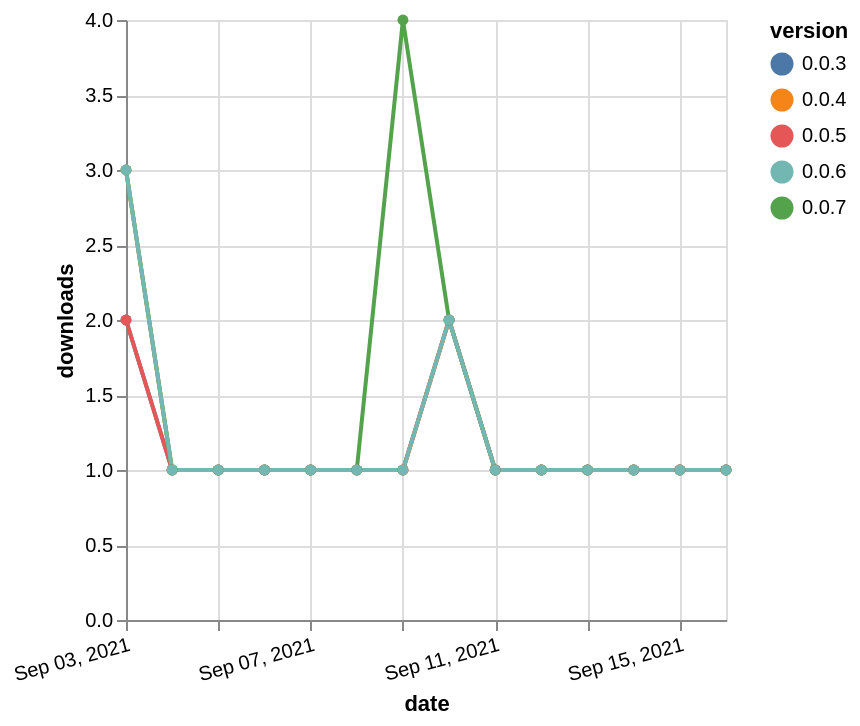

Specify this chart in Vega-Lite:
### Vega-Lite specification from a JSON file in a GitHub repository (floating-point values rounded to 4 significant figures)
{"$schema": "https://vega.github.io/schema/vega-lite/v5.json", "description": "A simple bar chart with embedded data.", "data": {"values": [{"date": "2021-09-03", "total": 134, "delta": 2, "version": "0.0.3"}, {"date": "2021-09-04", "total": 135, "delta": 1, "version": "0.0.3"}, {"date": "2021-09-05", "total": 136, "delta": 1, "version": "0.0.3"}, {"date": "2021-09-06", "total": 137, "delta": 1, "version": "0.0.3"}, {"date": "2021-09-07", "total": 138, "delta": 1, "version": "0.0.3"}, {"date": "2021-09-08", "total": 139, "delta": 1, "version": "0.0.3"}, {"date": "2021-09-09", "total": 140, "delta": 1, "version": "0.0.3"}, {"date": "2021-09-10", "total": 142, "delta": 2, "version": "0.0.3"}, {"date": "2021-09-11", "total": 143, "delta": 1, "version": "0.0.3"}, {"date": "2021-09-12", "total": 144, "delta": 1, "version": "0.0.3"}, {"date": "2021-09-13", "total": 145, "delta": 1, "version": "0.0.3"}, {"date": "2021-09-14", "total": 146, "delta": 1, "version": "0.0.3"}, {"date": "2021-09-15", "total": 147, "delta": 1, "version": "0.0.3"}, {"date": "2021-09-16", "total": 148, "delta": 1, "version": "0.0.3"}, {"date": "2021-09-03", "total": 108, "delta": 2, "version": "0.0.5"}, {"date": "2021-09-04", "total": 109, "delta": 1, "version": "0.0.5"}, {"date": "2021-09-05", "total": 110, "delta": 1, "version": "0.0.5"}, {"date": "2021-09-06", "total": 111, "delta": 1, "version": "0.0.5"}, {"date": "2021-09-07", "total": 112, "delta": 1, "version": "0.0.5"}, {"date": "2021-09-08", "total": 113, "delta": 1, "version": "0.0.5"}, {"date": "2021-09-09", "total": 114, "delta": 1, "version": "0.0.5"}, {"date": "2021-09-10", "total": 116, "delta": 2, "version": "0.0.5"}, {"date": "2021-09-11", "total": 117, "delta": 1, "version": "0.0.5"}, {"date": "2021-09-12", "total": 118, "delta": 1, "version": "0.0.5"}, {"date": "2021-09-13", "total": 119, "delta": 1, "version": "0.0.5"}, {"date": "2021-09-14", "total": 120, "delta": 1, "version": "0.0.5"}, {"date": "2021-09-15", "total": 121, "delta": 1, "version": "0.0.5"}, {"date": "2021-09-16", "total": 122, "delta": 1, "version": "0.0.5"}, {"date": "2021-09-03", "total": 132, "delta": 3, "version": "0.0.4"}, {"date": "2021-09-04", "total": 133, "delta": 1, "version": "0.0.4"}, {"date": "2021-09-05", "total": 134, "delta": 1, "version": "0.0.4"}, {"date": "2021-09-06", "total": 135, "delta": 1, "version": "0.0.4"}, {"date": "2021-09-07", "total": 136, "delta": 1, "version": "0.0.4"}, {"date": "2021-09-08", "total": 137, "delta": 1, "version": "0.0.4"}, {"date": "2021-09-09", "total": 138, "delta": 1, "version": "0.0.4"}, {"date": "2021-09-10", "total": 140, "delta": 2, "version": "0.0.4"}, {"date": "2021-09-11", "total": 141, "delta": 1, "version": "0.0.4"}, {"date": "2021-09-12", "total": 142, "delta": 1, "version": "0.0.4"}, {"date": "2021-09-13", "total": 143, "delta": 1, "version": "0.0.4"}, {"date": "2021-09-14", "total": 144, "delta": 1, "version": "0.0.4"}, {"date": "2021-09-15", "total": 145, "delta": 1, "version": "0.0.4"}, {"date": "2021-09-16", "total": 146, "delta": 1, "version": "0.0.4"}, {"date": "2021-09-03", "total": 83, "delta": 3, "version": "0.0.7"}, {"date": "2021-09-04", "total": 84, "delta": 1, "version": "0.0.7"}, {"date": "2021-09-05", "total": 85, "delta": 1, "version": "0.0.7"}, {"date": "2021-09-06", "total": 86, "delta": 1, "version": "0.0.7"}, {"date": "2021-09-07", "total": 87, "delta": 1, "version": "0.0.7"}, {"date": "2021-09-08", "total": 88, "delta": 1, "version": "0.0.7"}, {"date": "2021-09-09", "total": 92, "delta": 4, "version": "0.0.7"}, {"date": "2021-09-10", "total": 94, "delta": 2, "version": "0.0.7"}, {"date": "2021-09-11", "total": 95, "delta": 1, "version": "0.0.7"}, {"date": "2021-09-12", "total": 96, "delta": 1, "version": "0.0.7"}, {"date": "2021-09-13", "total": 97, "delta": 1, "version": "0.0.7"}, {"date": "2021-09-14", "total": 98, "delta": 1, "version": "0.0.7"}, {"date": "2021-09-15", "total": 99, "delta": 1, "version": "0.0.7"}, {"date": "2021-09-16", "total": 100, "delta": 1, "version": "0.0.7"}, {"date": "2021-09-03", "total": 87, "delta": 3, "version": "0.0.6"}, {"date": "2021-09-04", "total": 88, "delta": 1, "version": "0.0.6"}, {"date": "2021-09-05", "total": 89, "delta": 1, "version": "0.0.6"}, {"date": "2021-09-06", "total": 90, "delta": 1, "version": "0.0.6"}, {"date": "2021-09-07", "total": 91, "delta": 1, "version": "0.0.6"}, {"date": "2021-09-08", "total": 92, "delta": 1, "version": "0.0.6"}, {"date": "2021-09-09", "total": 93, "delta": 1, "version": "0.0.6"}, {"date": "2021-09-10", "total": 95, "delta": 2, "version": "0.0.6"}, {"date": "2021-09-11", "total": 96, "delta": 1, "version": "0.0.6"}, {"date": "2021-09-12", "total": 97, "delta": 1, "version": "0.0.6"}, {"date": "2021-09-13", "total": 98, "delta": 1, "version": "0.0.6"}, {"date": "2021-09-14", "total": 99, "delta": 1, "version": "0.0.6"}, {"date": "2021-09-15", "total": 100, "delta": 1, "version": "0.0.6"}, {"date": "2021-09-16", "total": 101, "delta": 1, "version": "0.0.6"}]}, "width": "container", "mark": {"type": "line", "point": {"filled": true}}, "encoding": {"x": {"field": "date", "type": "temporal", "timeUnit": "yearmonthdate", "title": "date", "axis": {"labelAngle": -15}}, "y": {"field": "delta", "type": "quantitative", "title": "downloads"}, "color": {"field": "version", "type": "nominal"}, "tooltip": {"field": "delta"}}}
